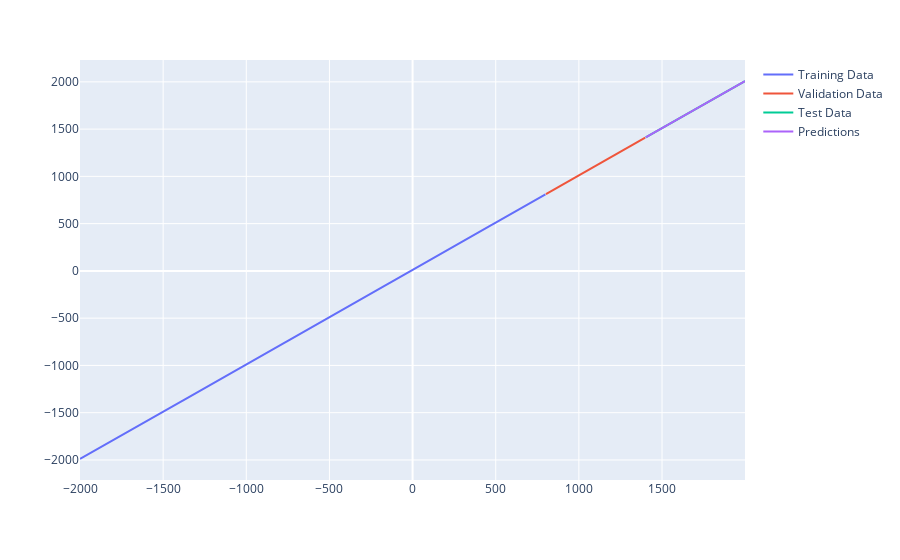

Write notebook code for a chart like this one.
### Markdown cell above
### Plotting the Prediction

### Code cell
fig = px.scatter()


fig.add_scatter(
    x=X_train,
    y=y_train,
    name="Training Data"

)

fig.add_scatter(
    x=X_validation,
    y=y_validation,
    name="Validation Data",
)

fig.add_scatter(
    x=X_test,
    y=y_test,
    name="Test Data"
)

fig.add_scatter(
    x=X_test,
    y=y_pred,
    name="Predictions"
)

fig.show()

### Figure 1 — Plotly figure (JSON) as saved in the notebook; plotly's stock layout.template omitted (floating-point values rounded to 4 significant figures; data arrays with more than 128 entries replaced by an {"elided": "..."} marker saying what was removed)
{"data": [{"name": "Training Data", "type": "scatter", "x": {"elided": "934 int values"}, "y": {"elided": "934 int values"}}, {"name": "Validation Data", "type": "scatter", "x": {"elided": "200 int values"}, "y": {"elided": "200 int values"}}, {"name": "Test Data", "type": "scatter", "x": {"elided": "200 int values"}, "y": {"elided": "200 int values"}}, {"name": "Predictions", "type": "scatter", "x": {"elided": "200 int values"}, "y": {"elided": "200 float values"}}], "layout": {"legend": {"tracegroupgap": 0}, "margin": {"t": 60}, "xaxis": {"anchor": "y", "domain": [0, 1]}, "yaxis": {"anchor": "x", "domain": [0, 1]}}}
